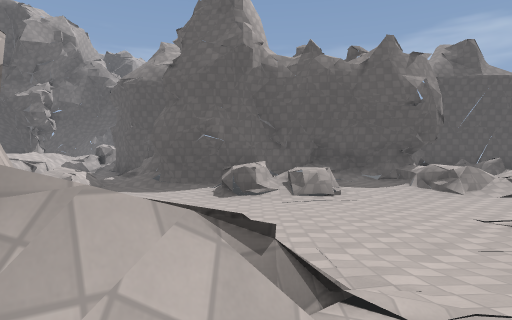
[1] (above)

24 first-person views from a walk through a 3-D level made in the Godot game engine. The camera is 1.2 m above the floor, looks level and sees 75° across. The floor is counted in squares, 2 m on a side. Each view is taken from the middle of a square. On the plan, view 1 faces up. The plan holds only what a view shows up to about 10 squares ahead; the rest is blank. The place goes on beyond the plan. Door leaves are left out where a doorway can be walked through. Some surface patterns are stand-ins.

[2]
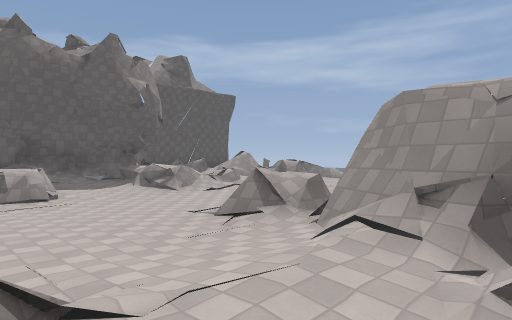

[3]
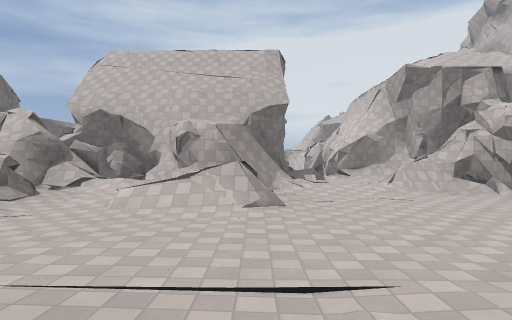

[4]
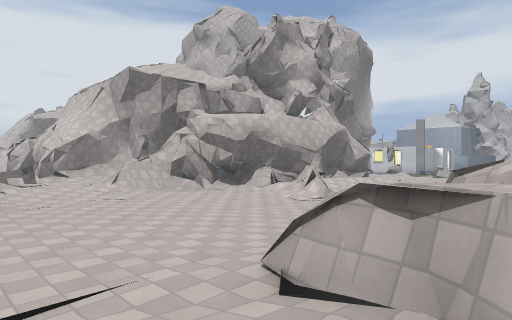

[5]
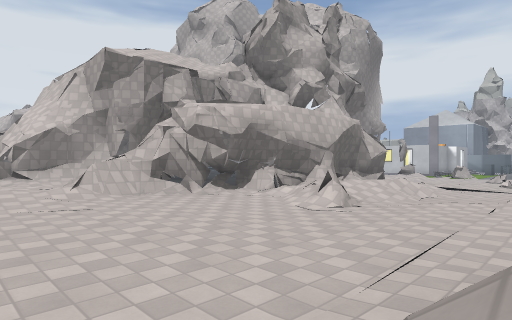

[6]
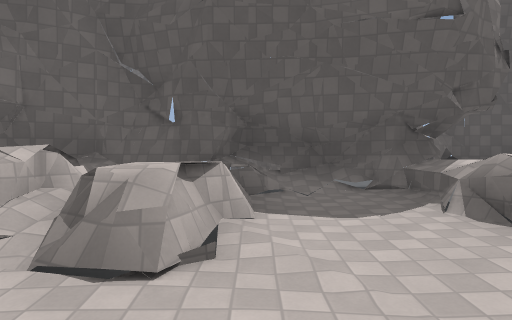

[7]
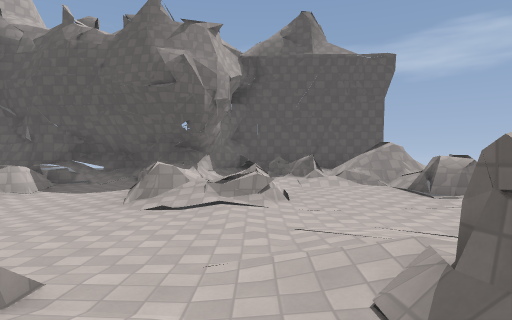

[8]
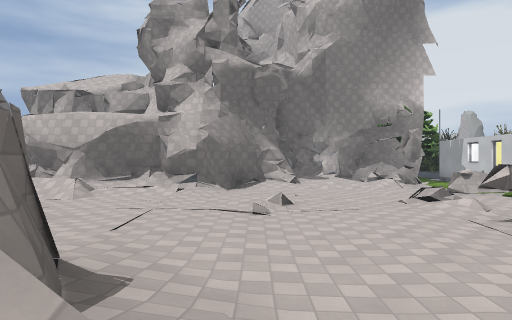

[9]
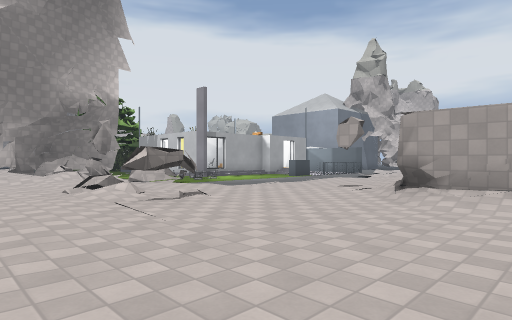

[10]
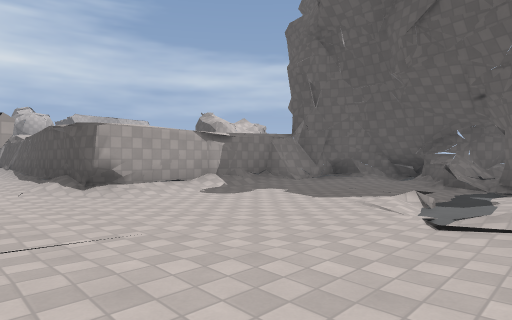

[11]
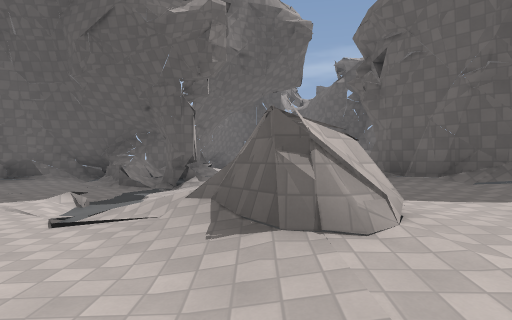

[12]
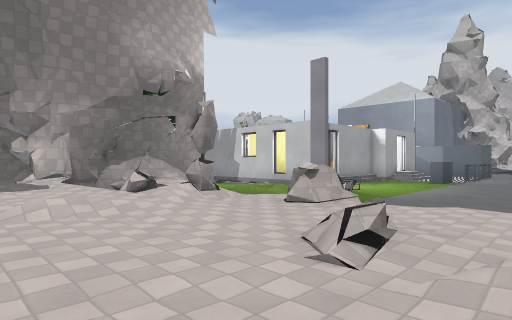

[13]
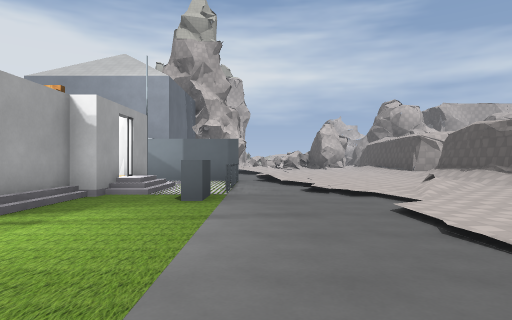

[14]
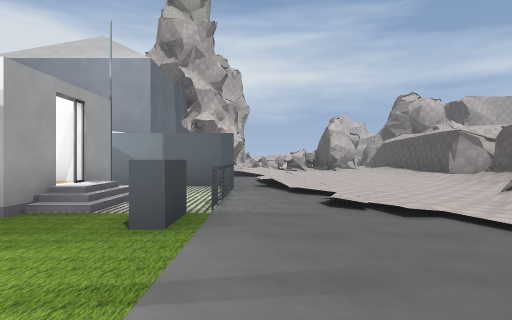

[15]
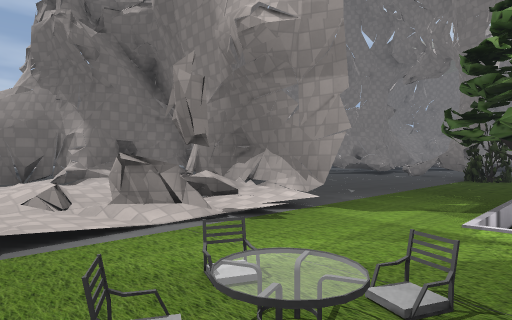

[16]
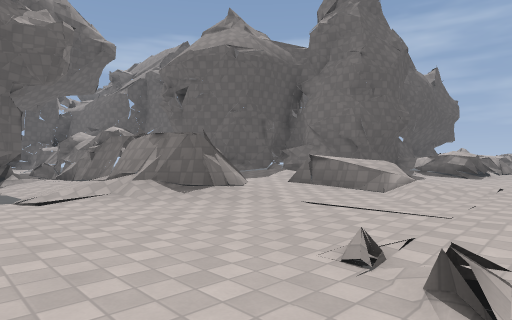

[17]
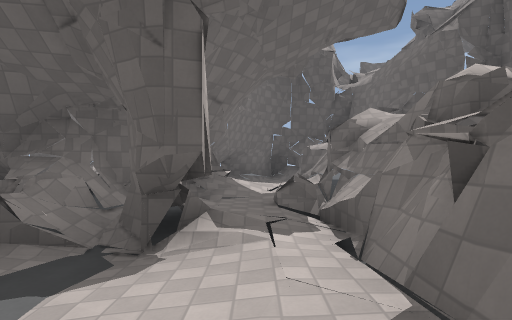

[18]
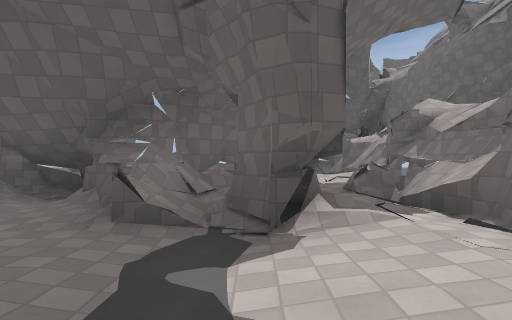

[19]
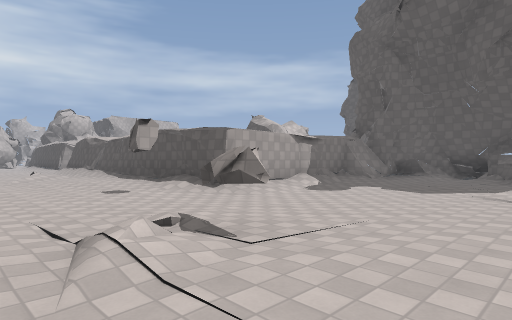

[20]
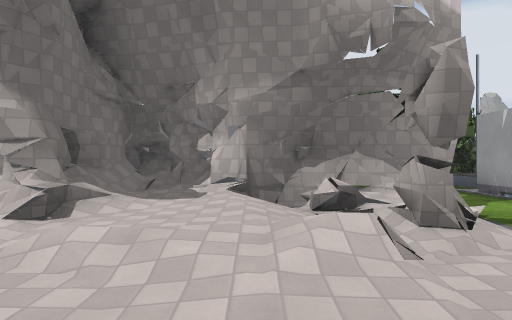

[21]
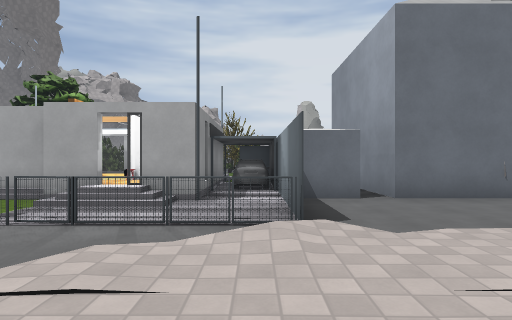

[22]
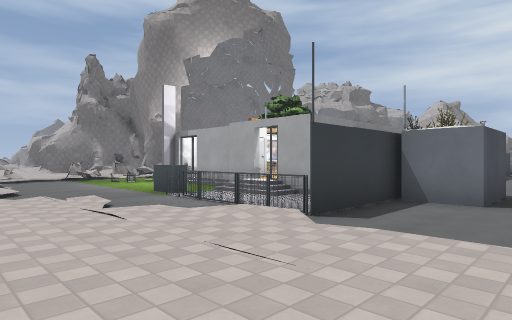

[23]
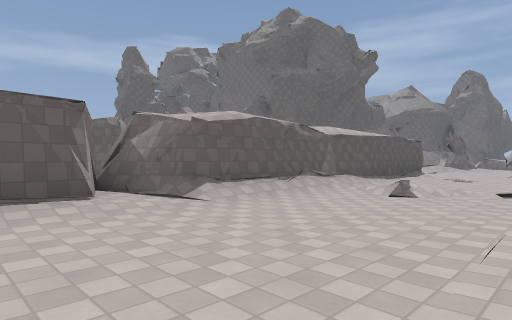

[24]
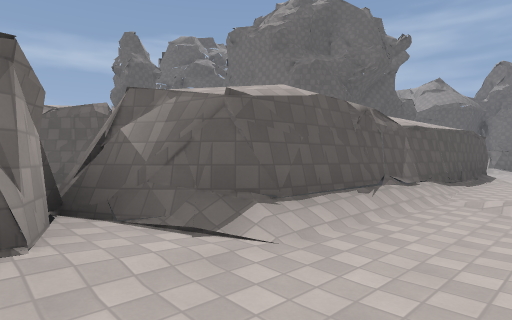

### Floor plan
Key: @ floor where view 1 was taken; # wall or solid block; x gap in a wall; . main floor; : floor 0.25 m higher than the main floor; - floor 0.25 m lower than the main floor; + floor 0.5 m higher than the main floor; / step, stairs or slope; D open door; = window, fence, low wall or low ledge; ^ raised ledge; v drop or lower ground.
Columns run from 27 left of view 1 to 7 right of it. Each row starts with its distance up from view 1.
 22                   ##
 21                  ###-
 20               ## # #-
 19                 ## #-
 18               ---#/#
 17               ---#/#
 16              ##^x#/#
 15              #//=#/##
 14              #./--/####
 13             #=./.-/# /#
 12             #....-/##:##       ^#-
 11   #         #...///##:/##     #^^##
 10  ###        #--..//##://#    ##^#+=
  9 ##:##########-...../////######+=#//
  8 ....../..://......./..//::#=#=+= /+
  7 ......//....../#.....///.:=#=/:#=/:
  6 ......///.....//.//./../.::::::::::
  5 ....///------./=..../../...:::::::/
  4 ///----------....../////=/:::://///
  3 ---#===^---=#=.....///##/:::::=///=
  2 ---#-//---==#==//.#########://###:=
  1 #### D ####--##//##      ##=+####/#
  0 #######   #--#=//##       #@+## ###
 -1 #- ##     #v-#####        ####
 -2    ##      v--- ##
 -3    ##     ^----
 -4           #----- ##
 -5          #  ----- #
 -6         ####-----
 -7            ##--
 -8             ##
 -9             #

Positions as (right, up) in squares from view 1, and headings:
1: (0, 0), facing up
2: (0, 0), facing up-right
3: (3, 8), facing down
4: (3, 8), facing down-left
5: (2, 7), facing down-left
6: (2, 5), facing up
7: (6, 2), facing up
8: (-9, 11), facing down
9: (-10, 11), facing down-left
10: (-9, 7), facing up-left
11: (-8, 7), facing up
12: (-10, 6), facing down-left
13: (-15, 4), facing left
14: (-17, 4), facing left
15: (-17, 3), facing down-right
16: (-11, 5), facing up-right
17: (-9, 12), facing up
18: (-10, 12), facing up
19: (-10, 5), facing up-left
20: (-12, 4), facing down
21: (-24, 7), facing down
22: (-27, 7), facing down-right
23: (-27, 5), facing up-right
24: (-26, 7), facing up-right
